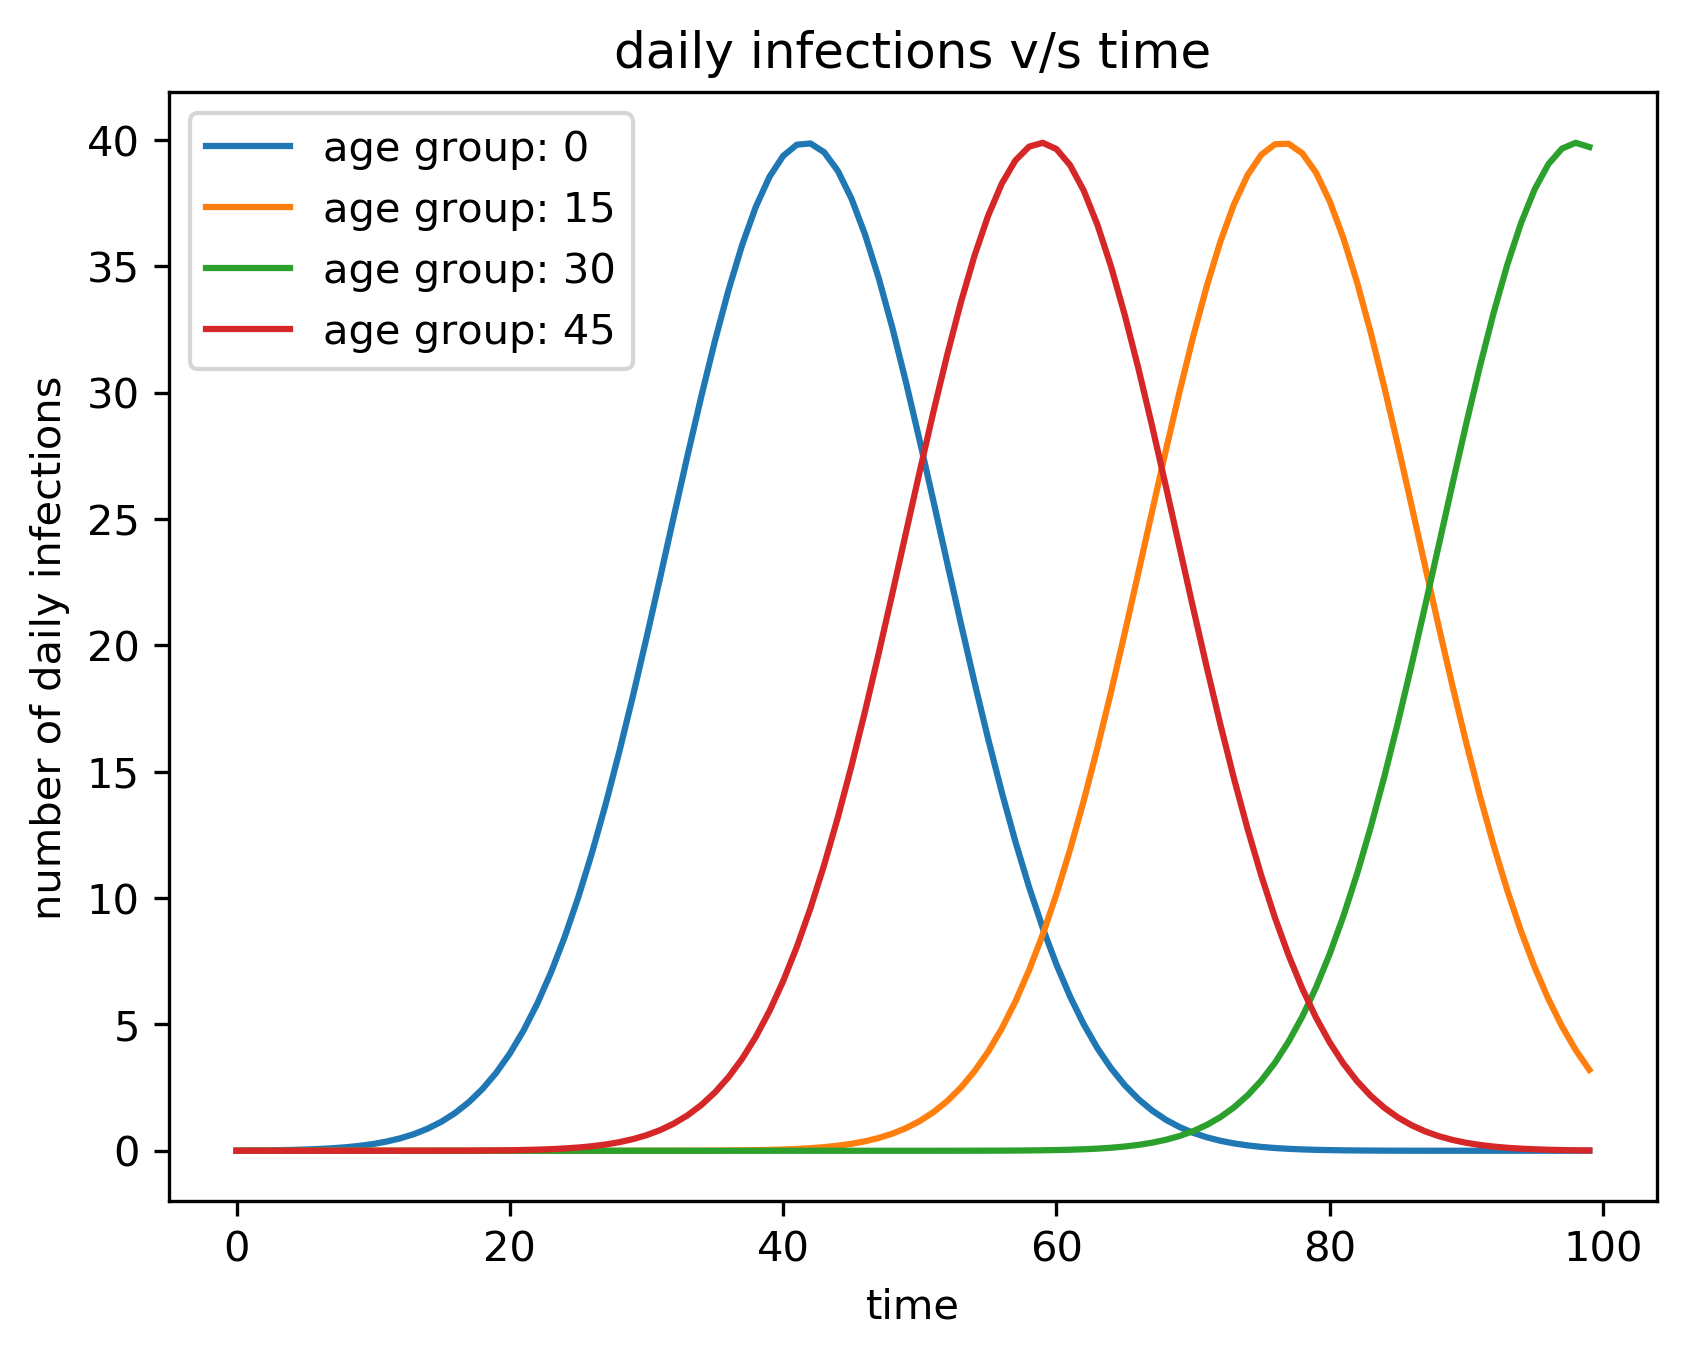

The Python source for this figure:
"""
Using pandas:
    - load the CSV file specified by CSV_FILE
    - using the data in the file, create a plot where 
        - the x axis is time (ascending)
        - the y axis is the number of daily infections (per age group)
    - save the plot to the file "part_2_3.png"

You don't need to get fancy with labelling plot axes or adding titles or anything like that.
If you cannot figure out how to do all of this, then plot something else.
"""


"""
Running Instructions:
Open a terminal and run the following command;

python part_2_3.py

to execute this file
"""

import pandas as pd
import matplotlib.pyplot as plt

CSV_FILE = "data/report_2_3.csv"

# Your code goes here

"""
Code
"""
# accessing data from csv file 
data = pd.read_csv(CSV_FILE) 

# identifying age groups
age_groups = []
for i in data["age"]:
    if i not in age_groups:
        age_groups.append(i)

len_age_group = len(age_groups)

# Seperating time and number of daily infections arrays based on age groups
time_array_sep = []
daily_infections_array_sep = []
for i in range(len_age_group):
    temp_time_array = []
    temp_infections_array = []
    for j in range(len(data["time"])):
        if age_groups[i] == data["age"][j]:
            temp_time_array.append(data["time"][j])
            temp_infections_array.append(data["daily_infections"][j])
    time_array_sep.append(temp_time_array)
    daily_infections_array_sep.append(temp_infections_array)

# plotting based on age groups
legend_array = []
for i in range(len_age_group):
    plt.plot(time_array_sep[i], daily_infections_array_sep[i])
    legend_array.append("age group: "+str(age_groups[i]))

plt.xlabel('time')
plt.ylabel('number of daily infections')
plt.title('daily infections v/s time')
plt.legend(legend_array)

# Saving the plot
plt.savefig('part_2_3.png', dpi=300, bbox_inches='tight')